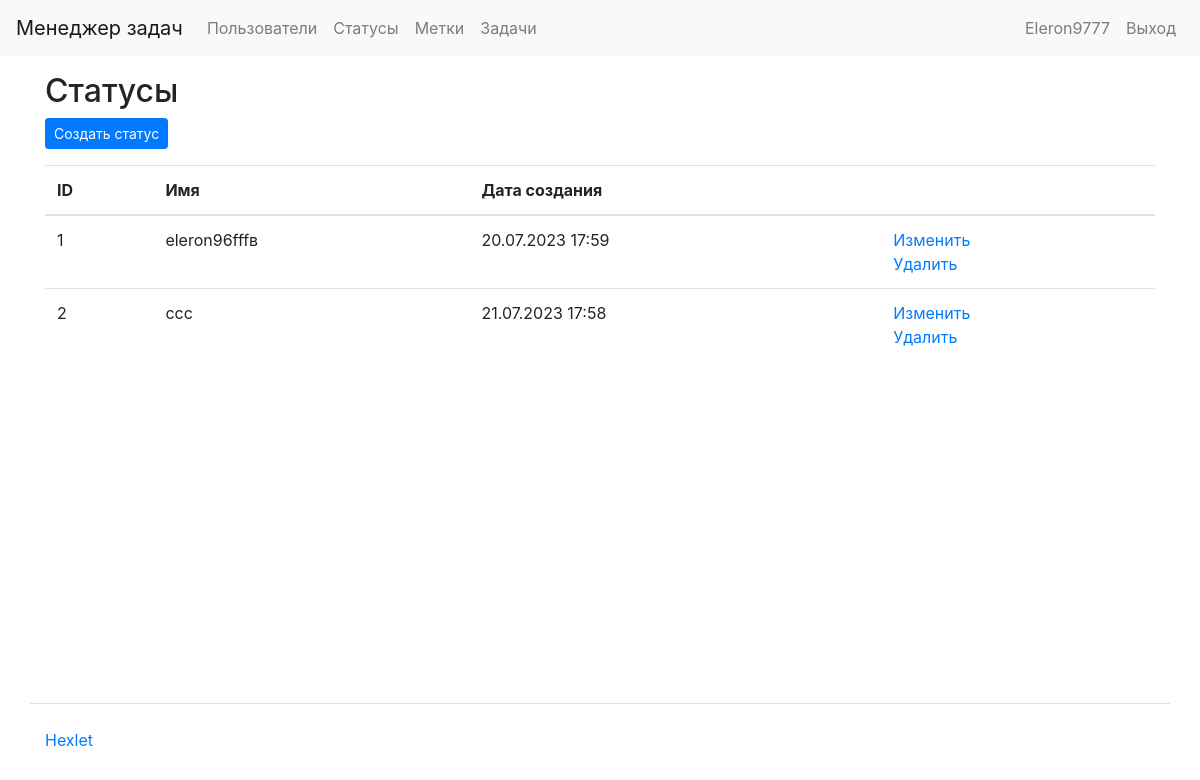
The page /statuses/ (signed in) on the database as committed earlier.
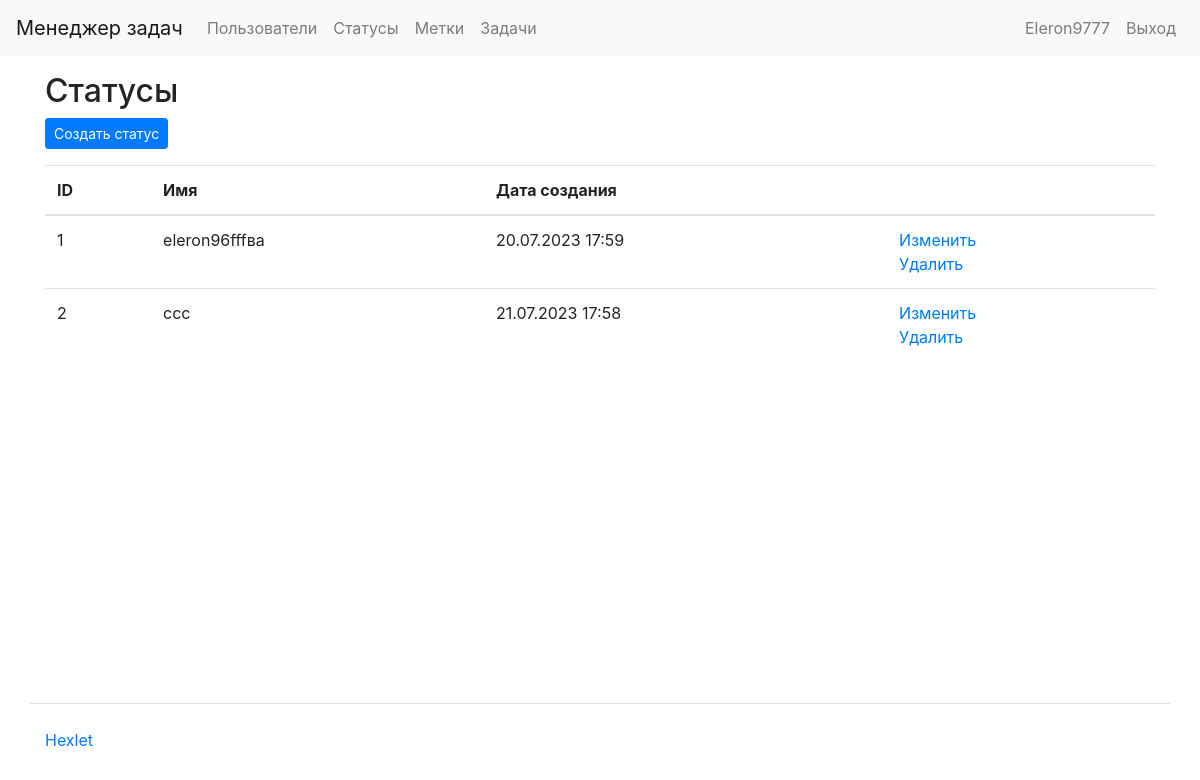
The same page on the database as committed later.
### task_manager/status/models.py (models this page shows, shortened)
class Status(models.Model):
    name = models.CharField(verbose_name=gettext_lazy('Name'), max_length=100)
    created_date = models.DateTimeField(auto_now_add=True)
    class Meta:
        app_label = 'status'

### task_manager/status/views.py (the view)
# urls.py: path('statuses/', status_task, name='status_task'),
@login_required
def status_task(request):
    statuses = Status.objects.all()
    return render(request, 'status/status_task.html', {'statuses': statuses})

### task_manager/templates/status/status_task.html (shortened to what this page needs)
{% extends "base.html" %}
{% load i18n %}
{% block content %}
  <h2>{% trans "Statuses" %}</h2>
  <div class="mb-3">
    <a href="{% url 'create_status' %}" class="btn btn-primary btn-sm">{% trans "Create status" %}</a>
  </div>
  <table class="table">
    <thead>
      <tr>
        <th scope="col">{% trans "id" %}</th>
        <th scope="col">{% trans "Name" %}</th>
        <th scope="col">{% trans "Creation date" %}</th>
        <th scope="col"></th>
      </tr>
    </thead>
    <tbody>
      {% for status in statuses %}
      <tr>
        <td>{{ status.id }}</td>
        <td>{{ status.name }}</td>
        <td>{{ status.created_date|date:"d.m.Y H:i"  }}</td>
        <td>
          <a href="{% url 'edit_status' status.id %}">{% trans "Edit" %}</a>
          <br>
          <a href="{% url 'delete_status' status.id %}">{% trans "Delete" %}</a>
        </td>
      </tr>
      {% endfor %}
    </tbody>
  </table>
{% endblock %}

Rows that differ between the two databases and show on the page:
changed Status id 1: name "eleron96fffв" → "eleron96fffва"
